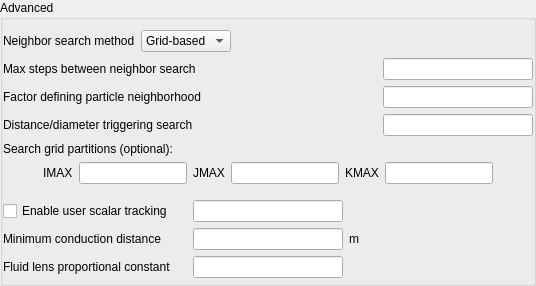
            <widget class="QGroupBox" name="groupbox_dem_advanced">
             <property name="title">
              <string>Advanced</string>
             </property>
             <property name="flat">
              <bool>true</bool>
             </property>
             <layout class="QVBoxLayout" name="verticalLayout_4">
              <property name="leftMargin">
               <number>0</number>
              </property>
              <property name="topMargin">
               <number>10</number>
              </property>
              <property name="rightMargin">
               <number>0</number>
              </property>
              <property name="bottomMargin">
               <number>5</number>
              </property>
              <item>
               <layout class="QHBoxLayout" name="horizontalLayout_4">
                <item>
                 <widget class="QLabel" name="label_220">
                  <property name="text">
                   <string>Neighbor search method</string>
                  </property>
                 </widget>
                </item>
                <item>
                 <widget class="ComboBox" name="combobox_des_neighbor_search">
                  <item>
                   <property name="text">
                    <string>Grid-based</string>
                   </property>
                  </item>
                  <item>
                   <property name="text">
                    <string>N-Square</string>
                   </property>
                  </item>
                 </widget>
                </item>
                <item>
                 <spacer name="horizontalSpacer_5">
                  <property name="orientation">
                   <enum>Qt::Horizontal</enum>
                  </property>
                  <property name="sizeHint" stdset="0">
                   <size>
                    <width>40</width>
                    <height>20</height>
                   </size>
                  </property>
                 </spacer>
                </item>
               </layout>
              </item>
              <item>
               <layout class="QGridLayout" name="gridLayout_14">
                <item row="0" column="0">
                 <widget class="QLabel" name="label_217">
                  <property name="text">
                   <string>Max steps between neighbor search</string>
                  </property>
                 </widget>
                </item>
                <item row="0" column="1">
                 <widget class="LineEdit" name="lineedit_keyword_neighbor_search_n">
                  <property name="maximumSize">
                   <size>
                    <width>150</width>
                    <height>16777215</height>
                   </size>
                  </property>
                 </widget>
                </item>
                <item row="1" column="0">
                 <widget class="QLabel" name="label_216">
                  <property name="text">
                   <string>Factor defining particle neighborhood</string>
                  </property>
                 </widget>
                </item>
                <item row="1" column="1">
                 <widget class="LineEdit" name="lineedit_keyword_factor_rlm">
                  <property name="maximumSize">
                   <size>
                    <width>150</width>
                    <height>16777215</height>
                   </size>
                  </property>
                 </widget>
                </item>
                <item row="2" column="0">
                 <widget class="QLabel" name="label_219">
                  <property name="text">
                   <string>Distance/diameter triggering search</string>
                  </property>
                 </widget>
                </item>
                <item row="2" column="1">
                 <widget class="LineEdit" name="lineedit_keyword_neighbor_search_rad_ratio">
                  <property name="maximumSize">
                   <size>
                    <width>150</width>
                    <height>16777215</height>
                   </size>
                  </property>
                 </widget>
                </item>
               </layout>
              </item>
              <item>
               <widget class="QLabel" name="label_218">
                <property name="text">
                 <string>Search grid partitions (optional):</string>
                </property>
               </widget>
              </item>
              <item>
               <widget class="QFrame" name="frame_36">
                <property name="frameShape">
                 <enum>QFrame::NoFrame</enum>
                </property>
                <property name="frameShadow">
                 <enum>QFrame::Plain</enum>
                </property>
                <layout class="QHBoxLayout" name="horizontalLayout_23">
                 <property name="leftMargin">
                  <number>0</number>
                 </property>
                 <property name="topMargin">
                  <number>0</number>
                 </property>
                 <property name="rightMargin">
                  <number>0</number>
                 </property>
                 <property name="bottomMargin">
                  <number>10</number>
                 </property>
                 <item>
                  <spacer name="horizontalSpacer_2">
                   <property name="orientation">
                    <enum>Qt::Horizontal</enum>
                   </property>
                   <property name="sizeHint" stdset="0">
                    <size>
                     <width>40</width>
                     <height>20</height>
                    </size>
                   </property>
                  </spacer>
                 </item>
                 <item>
                  <widget class="QLabel" name="label_desgridsearch_imax">
                   <property name="text">
                    <string>IMAX</string>
                   </property>
                  </widget>
                 </item>
                 <item>
                  <widget class="LineEdit" name="lineedit_keyword_desgridsearch_imax"/>
                 </item>
                 <item>
                  <widget class="QLabel" name="label_desgridsearch_jmax">
                   <property name="text">
                    <string>JMAX</string>
                   </property>
                  </widget>
                 </item>
                 <item>
                  <widget class="LineEdit" name="lineedit_keyword_desgridsearch_jmax"/>
                 </item>
                 <item>
                  <widget class="QLabel" name="label_desgridsearch_kmax">
                   <property name="text">
                    <string>KMAX</string>
                   </property>
                  </widget>
                 </item>
                 <item>
                  <widget class="LineEdit" name="lineedit_keyword_desgridsearch_kmax"/>
                 </item>
                 <item>
                  <spacer name="horizontalSpacer_3">
                   <property name="orientation">
                    <enum>Qt::Horizontal</enum>
                   </property>
                   <property name="sizeHint" stdset="0">
                    <size>
                     <width>40</width>
                     <height>20</height>
                    </size>
                   </property>
                  </spacer>
                 </item>
                </layout>
               </widget>
              </item>
              <item>
               <layout class="QGridLayout" name="gridLayout_5">
                <item row="0" column="0">
                 <widget class="QCheckBox" name="checkbox_enable_des_usr_var_size">
                  <property name="text">
                   <string>Enable user scalar tracking</string>
                  </property>
                 </widget>
                </item>
                <item row="0" column="1">
                 <widget class="LineEdit" name="lineedit_keyword_des_usr_var_size">
                  <property name="maximumSize">
                   <size>
                    <width>150</width>
                    <height>16777215</height>
                   </size>
                  </property>
                 </widget>
                </item>
                <item row="1" column="0">
                 <widget class="QLabel" name="label_des_min_cond_dist">
                  <property name="text">
                   <string>Minimum conduction distance</string>
                  </property>
                 </widget>
                </item>
                <item row="1" column="1">
                 <widget class="LineEdit" name="lineedit_keyword_des_min_cond_dist">
                  <property name="maximumSize">
                   <size>
                    <width>150</width>
                    <height>16777215</height>
                   </size>
                  </property>
                 </widget>
                </item>
                <item row="1" column="2">
                 <widget class="QLabel" name="label_des_min_cond_dist_units">
                  <property name="text">
                   <string>m</string>
                  </property>
                 </widget>
                </item>
                <item row="2" column="0">
                 <widget class="QLabel" name="label_flpc">
                  <property name="text">
                   <string>Fluid lens proportional constant</string>
                  </property>
                 </widget>
                </item>
                <item row="2" column="1">
                 <widget class="LineEdit" name="lineedit_keyword_flpc">
                  <property name="maximumSize">
                   <size>
                    <width>150</width>
                    <height>16777215</height>
                   </size>
                  </property>
                 </widget>
                </item>
               </layout>
              </item>
             </layout>
            </widget>
